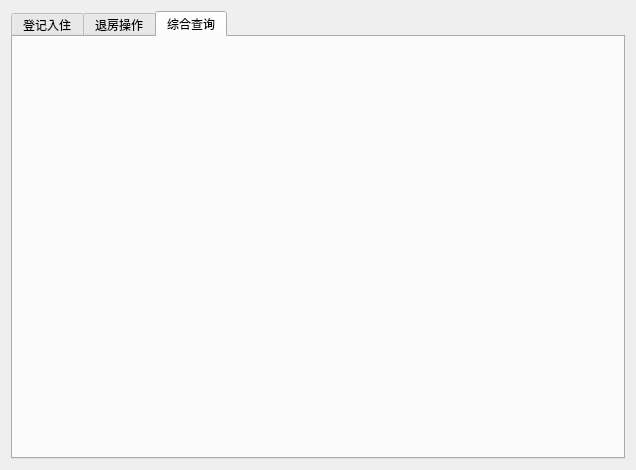
<?xml version="1.0" encoding="UTF-8"?>
<ui version="4.0">
 <class>KInformationRegistration</class>
 <widget class="QWidget" name="KInformationRegistration">
  <property name="geometry">
   <rect>
    <x>0</x>
    <y>0</y>
    <width>636</width>
    <height>470</height>
   </rect>
  </property>
  <property name="windowTitle">
   <string>Form</string>
  </property>
  <layout class="QGridLayout" name="gridLayout">
   <item row="0" column="0">
    <widget class="QTabWidget" name="tabWidget">
     <property name="currentIndex">
      <number>2</number>
     </property>
     <widget class="KRoomCheckIn" name="m_check_in">
      <attribute name="title">
       <string>登记入住</string>
      </attribute>
     </widget>
     <widget class="KRoomCheckOut" name="m_check_out">
      <attribute name="title">
       <string>退房操作</string>
      </attribute>
     </widget>
     <widget class="KGuestInfoCheck" name="m_check_search">
      <attribute name="title">
       <string>综合查询</string>
      </attribute>
     </widget>
    </widget>
   </item>
  </layout>
 </widget>
 <customwidgets>
  <customwidget>
   <class>KRoomCheckIn</class>
   <extends>QWidget</extends>
   <header location="global">view/innerpage/kroomcheckin.h</header>
   <container>1</container>
  </customwidget>
  <customwidget>
   <class>KRoomCheckOut</class>
   <extends>QWidget</extends>
   <header location="global">view/innerpage/kroomcheckout.h</header>
   <container>1</container>
  </customwidget>
  <customwidget>
   <class>KGuestInfoCheck</class>
   <extends>QWidget</extends>
   <header location="global">view/innerpage/kguestinfocheck.h</header>
   <container>1</container>
  </customwidget>
 </customwidgets>
 <resources/>
 <connections/>
</ui>
